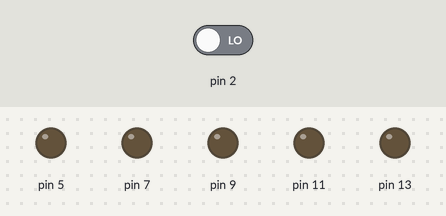
Simulated run of this sketch. Board: Arduino Uno, built with avr-gcc and run on an emulated ATmega328P. Parts: output pins drawn as LEDs (lit = HIGH). Dashed ring = blinking. The inputs (shaded band) are chosen by the test bench; at power-on: pin 2 LOW.

Above: at 1.2 s.
1.3 s: pin 2 driven HIGH
At 1.8 s:
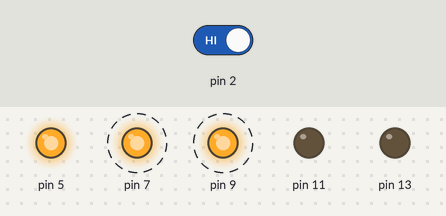
At 2.2 s:
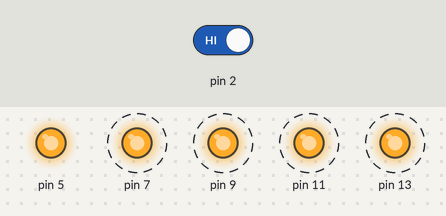
4.3 s: pin 2 driven LOW
At 7.7 s:
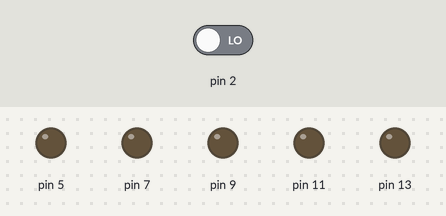
Timing chart, 0 to 9.2 s (numbered marks = the images above; inputs shaded):
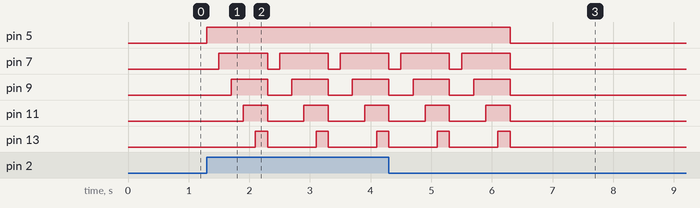

Measured:
- after the input at 1.3 s, pin 5: LOW → HIGH at once; pin 7: alternates HIGH for 0.80 s and LOW for 0.20 s, starting after 0.20 s
- after the input at 4.3 s, pin 5: HIGH → LOW after 2.0 s; pin 7, pin 9, pin 11, pin 13: goes on until 6.3 s, then stays LOW

The sketch:

sketch_nov19b.ino
```cpp
int i=0;
void setup() {
pinMode(2,INPUT);
pinMode(5,OUTPUT);
pinMode(7,OUTPUT);
pinMode(9,OUTPUT);
pinMode(11,OUTPUT);
pinMode(13,OUTPUT);
}

void loop() {
 if (digitalRead(2)==1){
   for (i=0;i<=4 ;i++) {
   digitalWrite(5,1);
   delay(200);
   digitalWrite(7,1);
   delay(200);
   digitalWrite(9,1);
   delay(200);
   digitalWrite(11,1);
   delay(200);
   digitalWrite(13,1);
   delay(200);
   digitalWrite(5,0);
   digitalWrite(7,0);
   digitalWrite(9,0);
   digitalWrite(11,0);
   digitalWrite(13,0);
    }
  }
}
```
